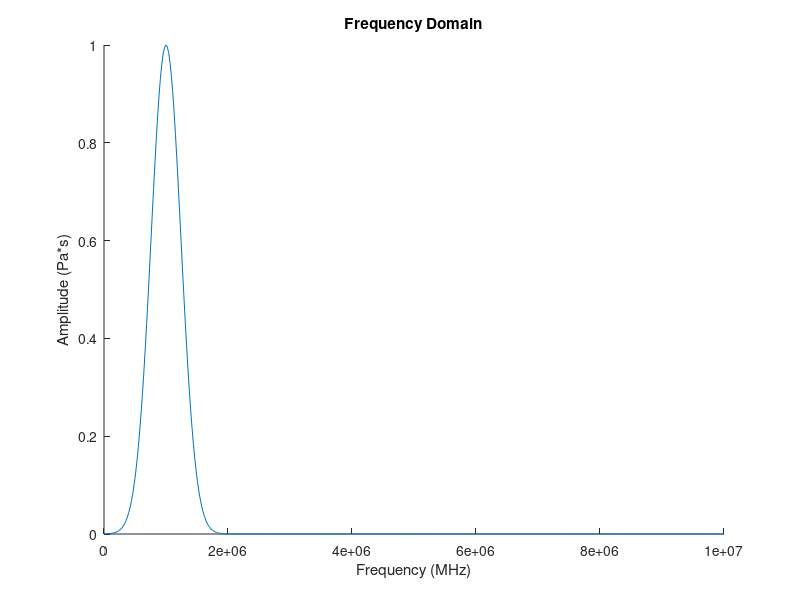

MATLAB code for this plot: (Note: this script raises an error after producing the figure.)
clc,clear

c_al=6200;
ro_al=2700;
c_w=1500;
ro_w=1000;

bw=400000;
wpd=10;
csc=-.2;
N_a=22000;

Z1=ro_w*c_w;
Z2=ro_al*c_al;

R=(Z2-Z1)/(Z2+Z1);
T=2*Z1/(Z2+Z1);

B=sqrt(2)*bw/2/sqrt(log(2));

N=452;
F=linspace(0,10,N)*10^6;
t=linspace(0,45,N);
A=1;
dt=1/max(F);
e=-((F-10^6)/B).^2;

y=exp(e);

figure()
hold on

plot(F,y)
title('Frequency Domain')
xlabel('Frequency (MHz)')
ylabel('Amplitude (Pa*s)')

hold off

Y=ifft_plot(y,N,F);

x_w=.01;

ex=exp(sqrt(-1)*(-2*pi*F/c_w*x_w));

P=y.*ex;

[~]=ifft_plot(P,N,F);

ex=exp(sqrt(-1)*(-2*pi*F/c_w*x_w*2));

P=y.*ex.^2;

[P_trans]=ifft_plot(P,N,F);

x_w=.01;
x_al=.015;
x_bs=x_al+.03;
dt=x_w/c_w+x_al/c_al;

ex=exp(-sqrt(-1)*(2*pi*F/c_w*x_w*2+2*pi*F/c_al*2*x_al));

P_trans_flaw=csc*T*y.*ex.^2;

[flaw]=ifft_plot(P_trans_flaw,N,F);

ex=exp(-sqrt(-1)*(2*pi*F/c_w*x_w*2+2*pi*F/c_al*2*x_bs));

P_trans_bs=T*y.*ex.^2;

[bs]=ifft_plot(P_trans_bs,N,F);

figure()

hold on

plot(t,P_trans+flaw)
title('Frequency Domain')
xlabel('Frequency (MHz)')
ylabel('Amplitude (Pa*s)')

hold off

figure()

hold on

plot(t,P_trans+flaw+bs)
title('Frequency Domain')
xlabel('Frequency (MHz)')
ylabel('Amplitude (Pa*s)')

hold off

noise = wgn(N,1,0)*N_a;

figure()

hold on

plot(t,P_trans+flaw+bs+noise')
title('Frequency Domain')
xlabel('Frequency (MHz)')
ylabel('Amplitude (Pa*s)')

hold off

y=P_trans+flaw+bs+noise';

x = hilbert(y);

figure()

hold on

plot(t,abs(x))
title('Frequency Domain')
xlabel('Frequency (MHz)')
ylabel('Amplitude (Pa*s)')

hold off


y=P_trans+flaw+bs+noise';

y=fft(y)*dt.*exp(e);

y=ifft(y)/dt;   

x = hilbert(y);

figure()

hold on

plot(t,abs(x))
title('Frequency Domain')
xlabel('Frequency (MHz)')
ylabel('Amplitude (Pa*s)')

hold off
